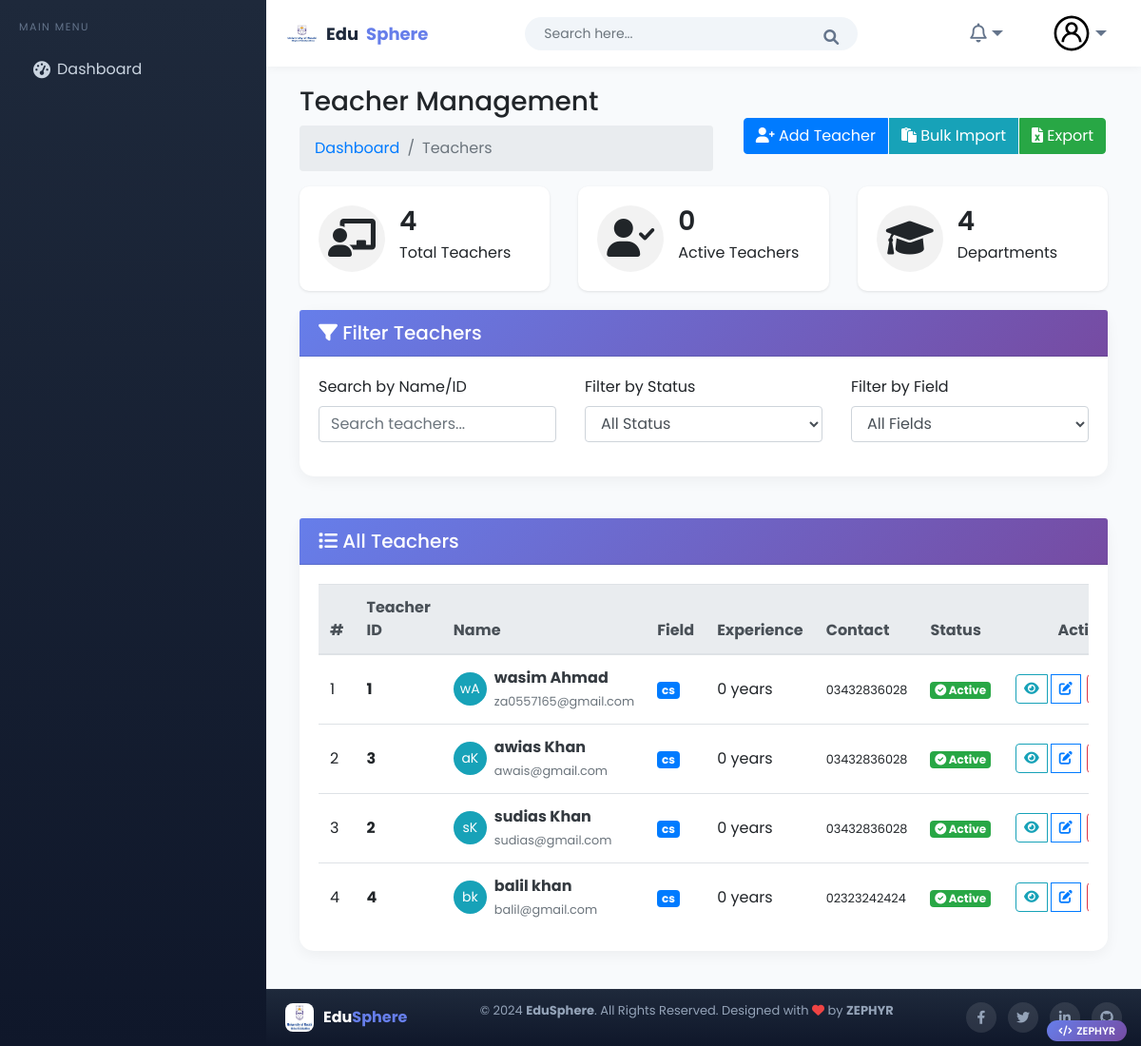
The page /teachers on the database its author committed.
### teachers/models.py (models this page shows, shortened)
class Teacher(models.Model):  #
    user = models.OneToOneField(CustomUser, on_delete=models.CASCADE, related_name="teacher", null=True, blank=True)
    first_name = models.CharField(max_length=100)
    last_name = models.CharField(max_length=100)
    father_name = models.CharField(max_length=100)
    teacher_id = models.CharField(max_length=20, unique=True)
    gender = models.CharField(max_length=10, choices=[('Male','Male'),('Female','Female'),('Others','Others')], blank=True, null=True)
    date_of_birth = models.DateField(null=True, blank=True)
    salary = models.DecimalField(max_digits=10, decimal_places=2,blank=True,null=True)
    religion = models.CharField(max_length=50, blank=True)
    joining_date = models.DateField(null=True, blank=True)
    mobile_number = models.CharField(max_length=15)
    email = models.EmailField(max_length=100)
    field = models.CharField(max_length=50, verbose_name="Specialization")
    experience = models.PositiveIntegerField(blank=True,null=True)
    teacher_image = models.ImageField(upload_to='teachers/', blank=True)
    slug = models.SlugField(max_length=255, unique=True, blank=True)
    is_active = models.BooleanField(default=True)
    role = models.CharField(max_length=50, blank=True, default="Teacher")
    class Meta:
        ordering = ['first_name', 'last_name']
        verbose_name = "Teacher"
        verbose_name_plural = "Teachers"

### teachers/views.py (the view)
# urls.py: path("", views.teacher_list, name="teacher_list"),
def teacher_list(request):
    teachers = Teacher.objects.all().order_by('last_name', 'first_name')
    total_teachers = teachers.count()
    context = {
        "teachers": teachers,
        "total_teachers": total_teachers,
    }
    return render(request, "teacher/teachers.html", context)

### home_auth/context_processors.py (called while the page is built, shortened)
def user_role_context(request):
    return {'user_role': None}

### templates/teacher/teachers.html (shortened to what this page needs)
{% extends 'Home/base.html' %}
{% load static %}
{% block body %}
<div class="page-wrapper">
    <div class="content container-fluid">
        <div class="page-header">
            <div class="row align-items-center">
                <div class="col">
                    <h3 class="page-title">Teacher Management</h3>
                    <ul class="breadcrumb">
                        <li class="breadcrumb-item"><a href="{% url 'index' %}">Dashboard</a></li>
                        <li class="breadcrumb-item active">Teachers</li>
                    </ul>
                </div>
                <div class="col-auto">
                    <div class="btn-group">
                        <a href="{% url 'add_teacher' %}" class="btn btn-primary">
                            <i class="fas fa-user-plus"></i> Add Teacher
                        </a>
                        <a href="{% url 'bulk_paste_teachers' %}" class="btn btn-info">
                            <i class="fas fa-paste"></i> Bulk Import
                        </a>
                        <a href="{% url 'export_teachers_excel' %}" class="btn btn-success">
                            <i class="fas fa-file-excel"></i> Export
                        </a>
                    </div>
                </div>
            </div>
        </div>
        <div class="row">
            <div class="col-md-4">
                <div class="card dash-widget">
                    <div class="card-body">
                        <span class="dash-widget-icon"><i class="fas fa-chalkboard-teacher"></i></span>
                        <div class="dash-widget-info">
                            <h3>{{ total_teachers|default:teachers.count }}</h3>
                            <span>Total Teachers</span>
                        </div>
                    </div>
                </div>
            </div>
            <div class="col-md-4">
                <div class="card dash-widget">
                    <div class="card-body">
                        <span class="dash-widget-icon"><i class="fas fa-user-check"></i></span>
                        <div class="dash-widget-info">
                            <h3>{{ active_teachers|default:0 }}</h3>
                            <span>Active Teachers</span>
                        </div>
                    </div>
                </div>
            </div>
            <div class="col-md-4">
                <div class="card dash-widget">
                    <div class="card-body">
                        <span class="dash-widget-icon"><i class="fas fa-graduation-cap"></i></span>
                        <div class="dash-widget-info">
                            <h3>{{ teachers|length }}</h3>
                            <span>Departments</span>
                        </div>
                    </div>
                </div>
            </div>
        </div>
        <div class="row mb-4">
            <div class="col-md-12">
                <div class="card">
                    <div class="card-header">
                        <h5 class="card-title mb-0">
                            <i class="fas fa-filter"></i> Filter Teachers
                        </h5>
                    </div>
                    <div class="card-body">
                        <div class="row">
                            <div class="col-md-4">
                                <div class="form-group">
                                    <label>Search by Name/ID</label>
                                    <input type="text" id="searchInput" class="form-control" placeholder="Search teachers...">
                                </div>
                            </div>
                            <div class="col-md-4">
                                <div class="form-group">
                                    <label>Filter by Status</label>
                                    <select id="statusFilter" class="form-control">
                                        <option value="">All Status</option>
                                    </select>
                                </div>
                            </div>
                            <div class="col-md-4">
                                <div class="form-group">
                                    <label>Filter by Field</label>
                                    <select id="fieldFilter" class="form-control">
                                        <option value="">All Fields</option>
                                    </select>
                                </div>
                            </div>
                        </div>
                    </div>
                </div>
            </div>
        </div>
        <div class="row">
            <div class="col-sm-12">
                <div class="card card-table">
                    <div class="card-header">
                        <h5 class="card-title mb-0">
                            <i class="fas fa-list"></i> All Teachers
                        </h5>
                    </div>
                    <div class="card-body">
                        <div class="table-responsive">
                            <table class="table table-hover table-center mb-0" id="teachersTable">
                                <thead class="thead-light">
                                    <tr>
                                        <th>#</th>
                                        <th>Teacher ID</th>
                                        <th>Name</th>
                                        <th>Field</th>
                                        <th>Experience</th>
                                        <th>Contact</th>
                                        <th>Status</th>
                                        <th class="text-right">Actions</th>
                                    </tr>
                                </thead>
                                <tbody>
                                    {% for teacher in teachers %}
                                    <tr data-field="{{ teacher.field }}" data-status="active" data-name="{{ teacher.first_name }} {{ teacher.last_name }}" data-experience="{{ teacher.experience|default:0 }}">
                                        <td>{{ forloop.counter }}</td>
                                        <td><span class="font-weight-bold">{{ teacher.teacher_id }}</span></td>
                                        <td>
                                            <div class="d-flex align-items-center">
                                                {% if teacher.teacher_image %}
                                                <a href="{% url 'view_teacher' teacher.teacher_id %}" class="avatar avatar-sm mr-2">
                                                    <img class="avatar-img rounded-circle" src="{{ teacher.teacher_image.url }}" width="35" height="35">
                                                </a>
                                                {% else %}
                                                <div class="avatar-img rounded-circle bg-info text-white d-flex align-items-center justify-content-center mr-2" style="width:35px;height:35px;">
                                                    <span style="font-size:14px;">{{ teacher.first_name|slice:":1" }}{{ teacher.last_name|slice:":1" }}</span>
                                                </div>
                                                {% endif %}
                                                <div>
                                                    <a href="{% url 'view_teacher' teacher.teacher_id %}" class="font-weight-bold text-dark">
                                                        {{ teacher.first_name }} {{ teacher.last_name }}
                                                    </a>
                                                    <br>
                                                    <small class="text-muted">{{ teacher.email }}</small>
                                                </div>
                                            </div>
                                         </td>
                                        <td><span class="badge badge-primary">{{ teacher.field|default:"N/A"|truncatechars:20 }}</span></td>
                                        <td>{{ teacher.experience|default:0 }} years</td>
                                        <td><small>{{ teacher.mobile_number|default:"N/A" }}</small></td>
                                        <td>
                                            <span class="badge badge-success"><i class="fas fa-check-circle"></i> Active</span>
                                         </td>
                                        <td class="text-right">
                                            <div class="btn-group" role="group">
                                                <a href="{% url 'view_teacher' teacher.teacher_id %}" class="btn btn-sm btn-outline-info mr-1" title="View">
                                                    <i class="fas fa-eye"></i>
                                                </a>
                                                <a href="{% url 'edit_teacher' teacher.teacher_id %}" class="btn btn-sm btn-outline-primary mr-1" title="Edit">
                                                    <i class="fas fa-edit"></i>
                                                </a>
                                                <form action="{% url 'delete_teacher' teacher.teacher_id %}" method="POST" style="display:inline;" onsubmit="return confirm('Delete {{ teacher.first_name }} {{ teacher.last_name }}?');">
                                                    <button type="submit" class="btn btn-sm btn-outline-danger" title="Delete">
                                                    </button>
                                                </form>
                                            </div>
                                        </td>
                                    </tr>
                                    {% endfor %}
                                </tbody>
                            </table>
                        </div>
                    </div>
                </div>
            </div>
        </div>
    </div>
</div>
{% endblock %}

### templates/Home/base.html (style rules this page uses)
:root { --primary-gradient: linear-gradient(135deg, #667eea 0%, #764ba2 100%); --primary: #667eea; --dark-bg: #0f172a; --sidebar-width: 280px; --header-height: 70px; --footer-height: 60px; }
* { margin: 0; padding: 0; box-sizing: border-box; }
body { font-family: 'Poppins', sans-serif; background: #f8fafc; overflow-x: hidden; min-height: 100vh; display: flex; flex-direction: column; }
.card { border: none; border-radius: 15px; box-shadow: 0 4px 15px rgba(0,0,0,0.05); margin-bottom: 20px; }
.page-wrapper { flex: 1; }

### templates/teacher/teachers.html (style rules this page uses)
.dash-widget { border-radius: 10px; transition: all 0.3s ease; border: none; box-shadow: 0 1px 3px rgba(0,0,0,0.1); }
.dash-widget-icon { font-size: 40px; float: left; width: 70px; height: 70px; line-height: 70px; text-align: center; background: rgba(0,0,0,0.05); border-radius: 50%; margin-right: 15px; }
.dash-widget-info { overflow: hidden; }
.dash-widget-info h3 { font-size: 28px; font-weight: 600; margin-bottom: 5px; }
.card-header { background: linear-gradient(135deg, #667eea 0%, #764ba2 100%); color: white; }
.card-header .card-title { color: white; }
.table td { vertical-align: middle; }
.btn-group .btn { border-radius: 4px; margin: 0 2px; }

### rows shown on the page
Teacher: teacher_id "1", first_name "w", last_name "A", first_name "wasim", last_name "Ahmad", email "za0557165@gmail.com", field "cs", experience "0", mobile_number "03432836028"
Teacher: teacher_id "3", first_name "a", last_name "K", first_name "awias", last_name "Khan", email "awais@gmail.com", field "cs", experience "0", mobile_number "03432836028"
Teacher: teacher_id "2", first_name "s", last_name "K", first_name "sudias", last_name "Khan", email "sudias@gmail.com", field "cs", experience "0", mobile_number "03432836028"
Teacher: teacher_id "4", first_name "b", last_name "k", first_name "balil", last_name "khan", email "balil@gmail.com", field "cs", experience "0", mobile_number "02323242424"

### other values the page prints
{{ total_teachers|default:teachers.count }} "4"
{{ active_teachers|default:0 }} "0"
{{ teachers|length }} "4"
